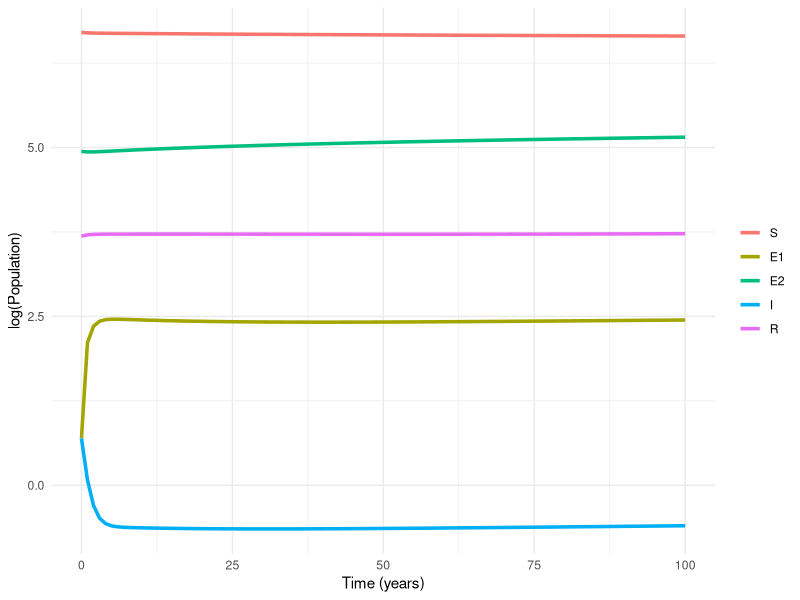

This figure's R source: (Note: this script raises an error after producing the figure.)
library(deSolve)
library(dplyr)
library(reshape2)
library(ggplot2)
library(tidyr)

# Define parameters - based on those from Dye et al. J Roy Soc Inter 2008 (PMCID: PMC3226985) and Dowdy et al. IJTLD 2014 (PMCID: PMC4041555)
parms <- c(
  
  # all time units are years
  
  # demography
  mu = 0.01,    # Birth rate 
  pi = 5.89,    # Effective per capita contact rate (contact rate, or alpha * probability of infection per contact, or beta)
  # force of infection, lambda = alpha * beta * I(t)/N
  
  # natural history 
  theta = 0.03,   # Rate of fast progression
  nu = 0.2,       # Rate of immune stabilization 
  sigma = 0.0005, # Rate of reactivation  
  p = 0.5,        # Reduced risk of secondary infection (E2 -> E1, R -> E2, R -> I)
  tau = 0.9,      # Rate of recovery 
  m = 0           # Rate of mortality from TB 
)

# Define the differential equations model
tb_model <- function(times, init, parms) {
  with(as.list(c(init, parms)), {
    
    # Differential equations
    
    N = S+E1+E2+I+R
    
    dS <- mu*N - pi*(I/N)*S - mu*S
    dE1 <- pi*(I/N)*S + p*pi*(I/N)*E2 - nu*E1 - theta*E1 - mu*E1
    dE2 <- nu*E1 - p*pi*(I/N)*E2 - sigma*E2 - mu*E2
    dI <- theta*E1 + sigma*E2 + p*pi*(I/N)*R - tau*I - m*I - mu*I 
    dR <- tau*I - p*pi*(I/N)*R  - mu*R
    
    # Return rates of change
    list(c(dS, dE1, dE2, dI, dR))
  })
}

# Initial state values, N = 1000
init <- c(
  S = 816, E1 = 2, E2 = 140, I = 2, R = 40
) 


# Time sequence for simulation
times <- seq(0, 100, by = 1) # for 10000 years, by year

# Solve the system of equations
out <- lsoda(y = init, times = times, func = tb_model, parms = parms)

# Convert output to data frame and long format for plotting
out_df <- as.data.frame(out)
out_long <- melt(as.data.frame(out_df),"time")

# Plot results with ggplot2
ggplot(out_long, aes(x = time, y = log(value), color = variable, group = variable)) +
  geom_line(size = 1.2) +
  xlab("Time (years)") + ylab("log(Population)") +
  theme_minimal() +
  theme(legend.title = element_blank())

# Calculate epidemiological measures
out_df %>%
  mutate(N = S + E1 + E2 + I + R ,
         Ip100k = ,# WRITE EXPRESSION FOR INCIDENCE PER 100k
         Mp100k = ,# WRITE EXPRESSION FOR MORTALITY PER 100k 
         inf_prev = (E1 + E2 + I + R) / N) %>%   # WRITE EXPRESSION FOR INFECTION PREVALENCE PER 100k
  tail(5)


# Question 1. In the code above, write the expressions to calculate incidence (per 100k), mortality (per 100k), and infection prevalence.

# Question 2. What is the incidence and prevalence of Mtb infection at the final time step in the model? 
# Is this is line with incidence and prevalence in India? If not, why not? 

# Question 4. What proportion of TB cases are due to fast progression? Recurrent (or reinfection) TB? Reactivation?
# Is that what you would expect?

# Question 4. How sensitive is incidence to changes in pi (the effective contact rate)
# tau (which is the inverse of the duration of infectious period),
# and theta (the rate of fast progression)? What about sigma, the rate of reactivation?
# What does this tell you about the relative importance of these parameters?
